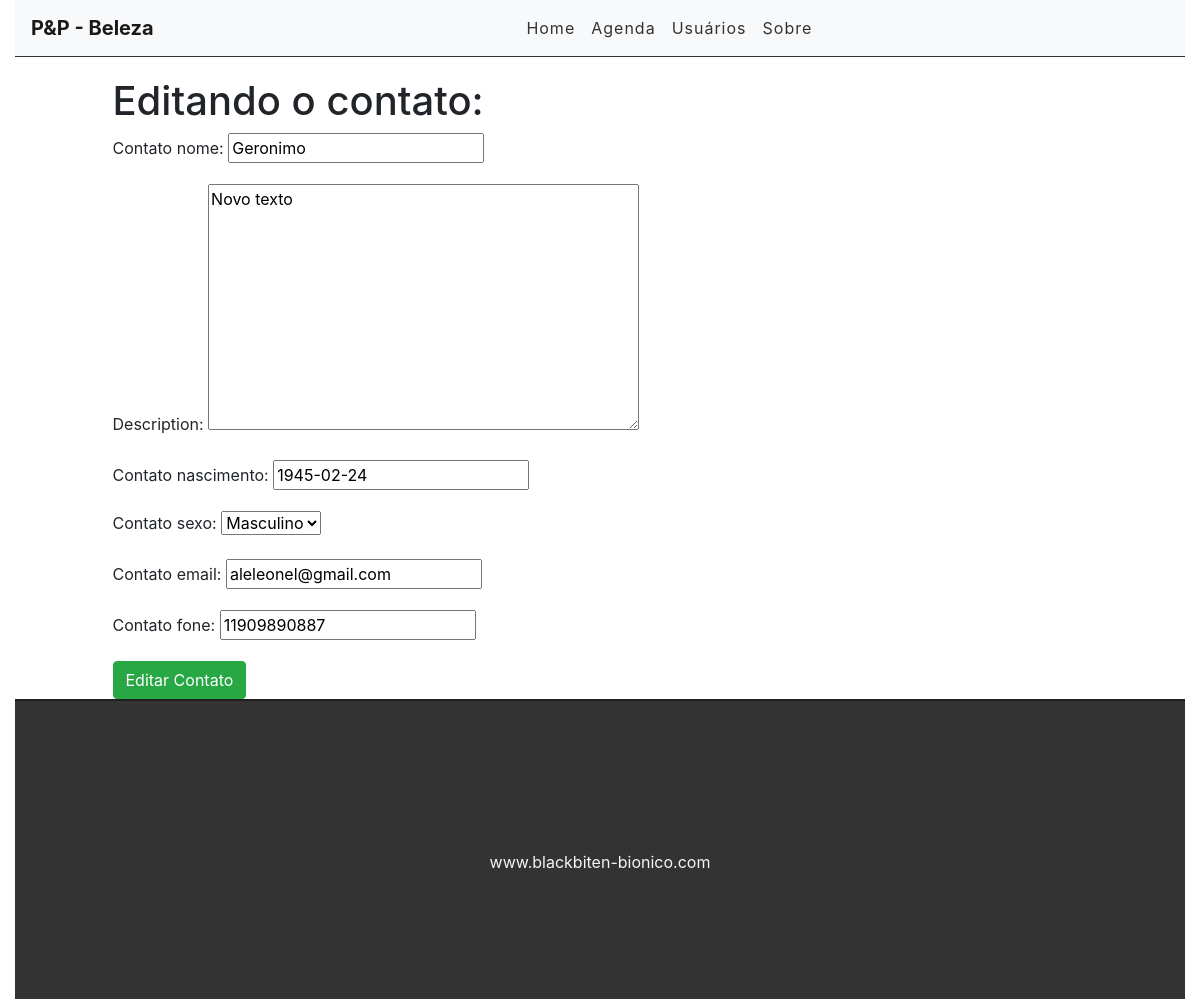
Screenshot of /edit/11 with the database file from the repository.
### busca/models.py (models this page shows)
class Contato(models.Model):
    SEXO_CHOICES = (
        (u'masculino', u'Masculino'),
        (u'feminino', u'Feminino'),
    )
    STATUS_CHOICES = (
        (u'em atendimento', 'Em Atendimento'),
        (u'atendimento encerrado', 'Atendimento encerrado'),
        (u'encerrado', 'Encerrado'),
    )
    contato_id = models.AutoField(primary_key=True)
    contato_nome = models.CharField(max_length=45)
    contato_nascimento = models.DateField()
    contato_sexo = models.CharField(max_length=50, choices=SEXO_CHOICES)
    contato_email = models.CharField(max_length=50)
    contato_fone = models.CharField(max_length=11)
    description = models.TextField()
    status = models.CharField(max_length=50, choices=STATUS_CHOICES,)
    created_at = models.DateTimeField(auto_now_add=True)
    update_at = models.DateTimeField(auto_now=True)

### busca/views.py (the view)
# urls.py: path('edit/<int:contato_id>', views.editcontato, name='edit-contato'),
def editcontato(request, contato_id):
    contato = get_object_or_404(Contato, pk=contato_id)
    form = ContatoForm(instance=contato)
    if(request.method== 'POST'):
        form = ContatoForm(request.POST, instance=contato)
        if(form.is_valid()):
            contato.save()
            return redirect('/')
        else:
            return render(request, 'busca/editcontato.html', {'form': form, 'contato': contato})
    else:
        return render(request, 'busca/editcontato.html', {'form': form, 'contato': contato})

### busca/forms.py
class ContatoForm(forms.ModelForm):
    class Meta:
        model = Contato
        fields = ('contato_nome',
                  'description',
                  'contato_nascimento',
                  'contato_sexo',
                  'contato_email',
                  'contato_fone' )

### busca/templates/busca/editcontato.html (shortened to what this page needs)
{% extends 'base.html' %}
{% block content %}
<div class="offset-1 col-10 list-div">
    <h1>Editando o contato: {{Contato.contato_nome}}</h1>
    <form method="POST">
        {{ form.as_p }}
        <input type="submit" class="btn btn-success" value="Editar Contato">
    </form>
</div>
{% endblock %}

### busca/static/css/styles.css (style rules this page uses)
.list-div { padding: 0; }

### rows the page displays
Contato: contato_nome "Geronimo", description "Novo texto", contato_nascimento "1945-02-24", contato_sexo "Masculino", contato_email "aleleonel@gmail.com", contato_fone "11909890887"
